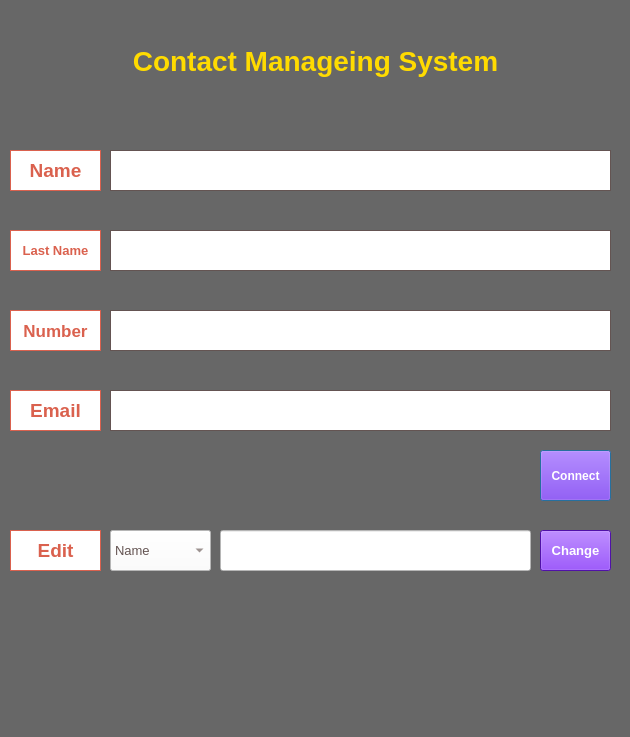
<?xml version="1.0" encoding="UTF-8"?>
<ui version="4.0">
 <class>DialogOn</class>
 <widget class="QDialog" name="DialogOn">
  <property name="geometry">
   <rect>
    <x>0</x>
    <y>0</y>
    <width>630</width>
    <height>737</height>
   </rect>
  </property>
  <property name="font">
   <font>
    <pointsize>3</pointsize>
   </font>
  </property>
  <property name="windowTitle">
   <string>Online</string>
  </property>
  <property name="styleSheet">
   <string notr="true">background-color:#676767</string>
  </property>
  <widget class="QLabel" name="label">
   <property name="geometry">
    <rect>
     <x>10</x>
     <y>30</y>
     <width>611</width>
     <height>61</height>
    </rect>
   </property>
   <property name="font">
    <font>
     <pointsize>21</pointsize>
     <weight>75</weight>
     <bold>true</bold>
    </font>
   </property>
   <property name="styleSheet">
    <string notr="true">color:#FFDB00</string>
   </property>
   <property name="text">
    <string>Contact Manageing System</string>
   </property>
   <property name="alignment">
    <set>Qt::AlignCenter</set>
   </property>
  </widget>
  <widget class="QLabel" name="label_2">
   <property name="geometry">
    <rect>
     <x>10</x>
     <y>150</y>
     <width>91</width>
     <height>41</height>
    </rect>
   </property>
   <property name="font">
    <font>
     <pointsize>14</pointsize>
     <weight>75</weight>
     <bold>true</bold>
    </font>
   </property>
   <property name="styleSheet">
    <string notr="true">color:#DA614E;background-color:white</string>
   </property>
   <property name="frameShape">
    <enum>QFrame::Box</enum>
   </property>
   <property name="text">
    <string>Name</string>
   </property>
   <property name="alignment">
    <set>Qt::AlignCenter</set>
   </property>
  </widget>
  <widget class="QLabel" name="label_name">
   <property name="geometry">
    <rect>
     <x>110</x>
     <y>150</y>
     <width>501</width>
     <height>41</height>
    </rect>
   </property>
   <property name="font">
    <font>
     <pointsize>16</pointsize>
     <weight>75</weight>
     <bold>true</bold>
    </font>
   </property>
   <property name="styleSheet">
    <string notr="true">color:#645452;background-color:white</string>
   </property>
   <property name="frameShape">
    <enum>QFrame::Box</enum>
   </property>
   <property name="text">
    <string/>
   </property>
   <property name="alignment">
    <set>Qt::AlignCenter</set>
   </property>
  </widget>
  <widget class="QLabel" name="label_3">
   <property name="geometry">
    <rect>
     <x>10</x>
     <y>230</y>
     <width>91</width>
     <height>41</height>
    </rect>
   </property>
   <property name="font">
    <font>
     <pointsize>10</pointsize>
     <weight>75</weight>
     <bold>true</bold>
    </font>
   </property>
   <property name="styleSheet">
    <string notr="true">color:#DA614E;background-color:white</string>
   </property>
   <property name="frameShape">
    <enum>QFrame::Box</enum>
   </property>
   <property name="text">
    <string>Last Name</string>
   </property>
   <property name="alignment">
    <set>Qt::AlignCenter</set>
   </property>
  </widget>
  <widget class="QLabel" name="label_lastname">
   <property name="geometry">
    <rect>
     <x>110</x>
     <y>230</y>
     <width>501</width>
     <height>41</height>
    </rect>
   </property>
   <property name="font">
    <font>
     <pointsize>14</pointsize>
     <weight>75</weight>
     <bold>true</bold>
    </font>
   </property>
   <property name="styleSheet">
    <string notr="true">color:#645452;background-color:white</string>
   </property>
   <property name="frameShape">
    <enum>QFrame::Box</enum>
   </property>
   <property name="text">
    <string/>
   </property>
   <property name="alignment">
    <set>Qt::AlignCenter</set>
   </property>
  </widget>
  <widget class="QLabel" name="label_4">
   <property name="geometry">
    <rect>
     <x>10</x>
     <y>310</y>
     <width>91</width>
     <height>41</height>
    </rect>
   </property>
   <property name="font">
    <font>
     <pointsize>13</pointsize>
     <weight>75</weight>
     <bold>true</bold>
    </font>
   </property>
   <property name="styleSheet">
    <string notr="true">color:#DA614E;background-color:white</string>
   </property>
   <property name="frameShape">
    <enum>QFrame::Box</enum>
   </property>
   <property name="text">
    <string>Number</string>
   </property>
   <property name="alignment">
    <set>Qt::AlignCenter</set>
   </property>
  </widget>
  <widget class="QLabel" name="label_number">
   <property name="geometry">
    <rect>
     <x>110</x>
     <y>310</y>
     <width>501</width>
     <height>41</height>
    </rect>
   </property>
   <property name="font">
    <font>
     <pointsize>14</pointsize>
     <weight>75</weight>
     <bold>true</bold>
    </font>
   </property>
   <property name="styleSheet">
    <string notr="true">color:#645452;background-color:white</string>
   </property>
   <property name="frameShape">
    <enum>QFrame::Box</enum>
   </property>
   <property name="text">
    <string/>
   </property>
   <property name="alignment">
    <set>Qt::AlignCenter</set>
   </property>
  </widget>
  <widget class="QLabel" name="label_email">
   <property name="geometry">
    <rect>
     <x>110</x>
     <y>390</y>
     <width>501</width>
     <height>41</height>
    </rect>
   </property>
   <property name="font">
    <font>
     <pointsize>14</pointsize>
     <weight>75</weight>
     <bold>true</bold>
    </font>
   </property>
   <property name="styleSheet">
    <string notr="true">color:#645452;background-color:white</string>
   </property>
   <property name="frameShape">
    <enum>QFrame::Box</enum>
   </property>
   <property name="text">
    <string/>
   </property>
   <property name="alignment">
    <set>Qt::AlignCenter</set>
   </property>
  </widget>
  <widget class="QLabel" name="label_5">
   <property name="geometry">
    <rect>
     <x>10</x>
     <y>390</y>
     <width>91</width>
     <height>41</height>
    </rect>
   </property>
   <property name="font">
    <font>
     <pointsize>14</pointsize>
     <weight>75</weight>
     <bold>true</bold>
    </font>
   </property>
   <property name="styleSheet">
    <string notr="true">color:#DA614E;background-color:white</string>
   </property>
   <property name="frameShape">
    <enum>QFrame::Box</enum>
   </property>
   <property name="text">
    <string>Email</string>
   </property>
   <property name="alignment">
    <set>Qt::AlignCenter</set>
   </property>
  </widget>
  <widget class="QPushButton" name="pushButton">
   <property name="geometry">
    <rect>
     <x>540</x>
     <y>450</y>
     <width>71</width>
     <height>51</height>
    </rect>
   </property>
   <property name="font">
    <font>
     <pointsize>9</pointsize>
     <weight>75</weight>
     <bold>true</bold>
    </font>
   </property>
   <property name="styleSheet">
    <string notr="true">background-color:#7018EB;color:white</string>
   </property>
   <property name="text">
    <string>Connect</string>
   </property>
  </widget>
  <widget class="QLabel" name="label_error">
   <property name="geometry">
    <rect>
     <x>10</x>
     <y>450</y>
     <width>521</width>
     <height>21</height>
    </rect>
   </property>
   <property name="font">
    <font>
     <pointsize>10</pointsize>
     <weight>75</weight>
     <bold>true</bold>
    </font>
   </property>
   <property name="styleSheet">
    <string notr="true">color:#FAFA37</string>
   </property>
   <property name="frameShape">
    <enum>QFrame::NoFrame</enum>
   </property>
   <property name="text">
    <string/>
   </property>
   <property name="alignment">
    <set>Qt::AlignLeading|Qt::AlignLeft|Qt::AlignVCenter</set>
   </property>
  </widget>
  <widget class="QLabel" name="label_6">
   <property name="geometry">
    <rect>
     <x>10</x>
     <y>530</y>
     <width>91</width>
     <height>41</height>
    </rect>
   </property>
   <property name="font">
    <font>
     <pointsize>14</pointsize>
     <weight>75</weight>
     <bold>true</bold>
    </font>
   </property>
   <property name="styleSheet">
    <string notr="true">color:#DA614E;background-color:white</string>
   </property>
   <property name="frameShape">
    <enum>QFrame::Box</enum>
   </property>
   <property name="text">
    <string>Edit</string>
   </property>
   <property name="alignment">
    <set>Qt::AlignCenter</set>
   </property>
  </widget>
  <widget class="QComboBox" name="comboBox">
   <property name="geometry">
    <rect>
     <x>110</x>
     <y>530</y>
     <width>101</width>
     <height>41</height>
    </rect>
   </property>
   <property name="font">
    <font>
     <pointsize>10</pointsize>
    </font>
   </property>
   <property name="styleSheet">
    <string notr="true">color:#645452;background-color:white</string>
   </property>
   <item>
    <property name="text">
     <string>Name</string>
    </property>
   </item>
   <item>
    <property name="text">
     <string>Last Name</string>
    </property>
   </item>
   <item>
    <property name="text">
     <string>Number</string>
    </property>
   </item>
   <item>
    <property name="text">
     <string>Email</string>
    </property>
   </item>
  </widget>
  <widget class="QPushButton" name="pushButton_2">
   <property name="geometry">
    <rect>
     <x>540</x>
     <y>530</y>
     <width>71</width>
     <height>41</height>
    </rect>
   </property>
   <property name="font">
    <font>
     <pointsize>10</pointsize>
     <weight>75</weight>
     <bold>true</bold>
    </font>
   </property>
   <property name="styleSheet">
    <string notr="true">background-color:#7018EB;color:white</string>
   </property>
   <property name="text">
    <string>Change</string>
   </property>
  </widget>
  <widget class="QLineEdit" name="lineEdit_edit">
   <property name="geometry">
    <rect>
     <x>220</x>
     <y>530</y>
     <width>311</width>
     <height>41</height>
    </rect>
   </property>
   <property name="font">
    <font>
     <pointsize>10</pointsize>
    </font>
   </property>
   <property name="styleSheet">
    <string notr="true">color:#645452;background-color:white</string>
   </property>
   <property name="clearButtonEnabled">
    <bool>true</bool>
   </property>
  </widget>
 </widget>
 <resources/>
 <connections/>
</ui>
